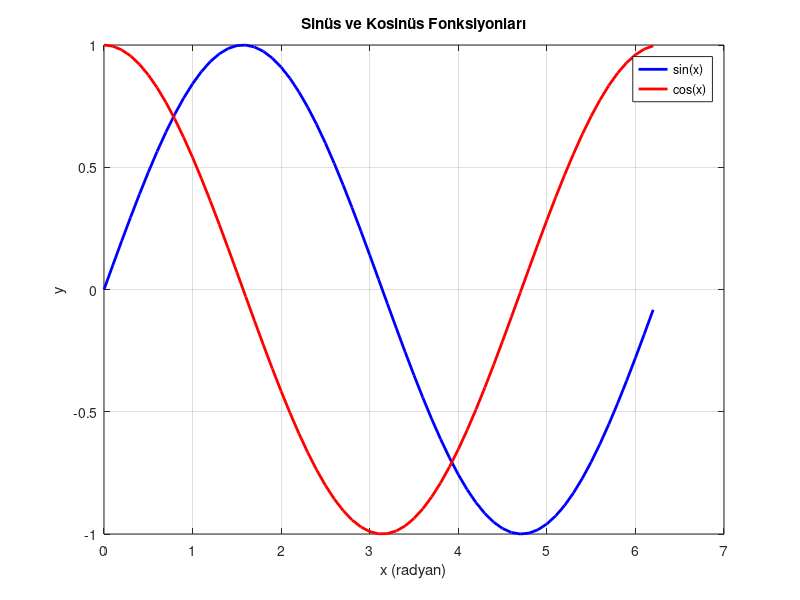

The MATLAB source for this figure:
% Basit MATLAB Kodu
% Bu kod basit matematiksel işlemler ve grafik çizer

% Değişkenler
x = 0:0.1:2*pi;           % 0'dan 2π'ye kadar 0.1 adımlarıyla
y = sin(x);               % x'in sinüs değerleri
z = cos(x);               % x'in kosinüs değerleri

% Grafik çiz
figure;
plot(x, y, 'b-', 'LineWidth', 2);
hold on;
plot(x, z, 'r-', 'LineWidth', 2);
hold off;

% Başlık ve etiketler
title('Sinüs ve Kosinüs Fonksiyonları');
xlabel('x (radyan)');
ylabel('y');
legend('sin(x)', 'cos(x)');
grid on;

% Basit hesaplama
a = 5;
b = 3;
toplam = a + b;
carpim = a * b;

disp('Basit Hesaplamalar:');
disp(['5 + 3 = ', num2str(toplam)]);
disp(['5 × 3 = ', num2str(carpim)]);
